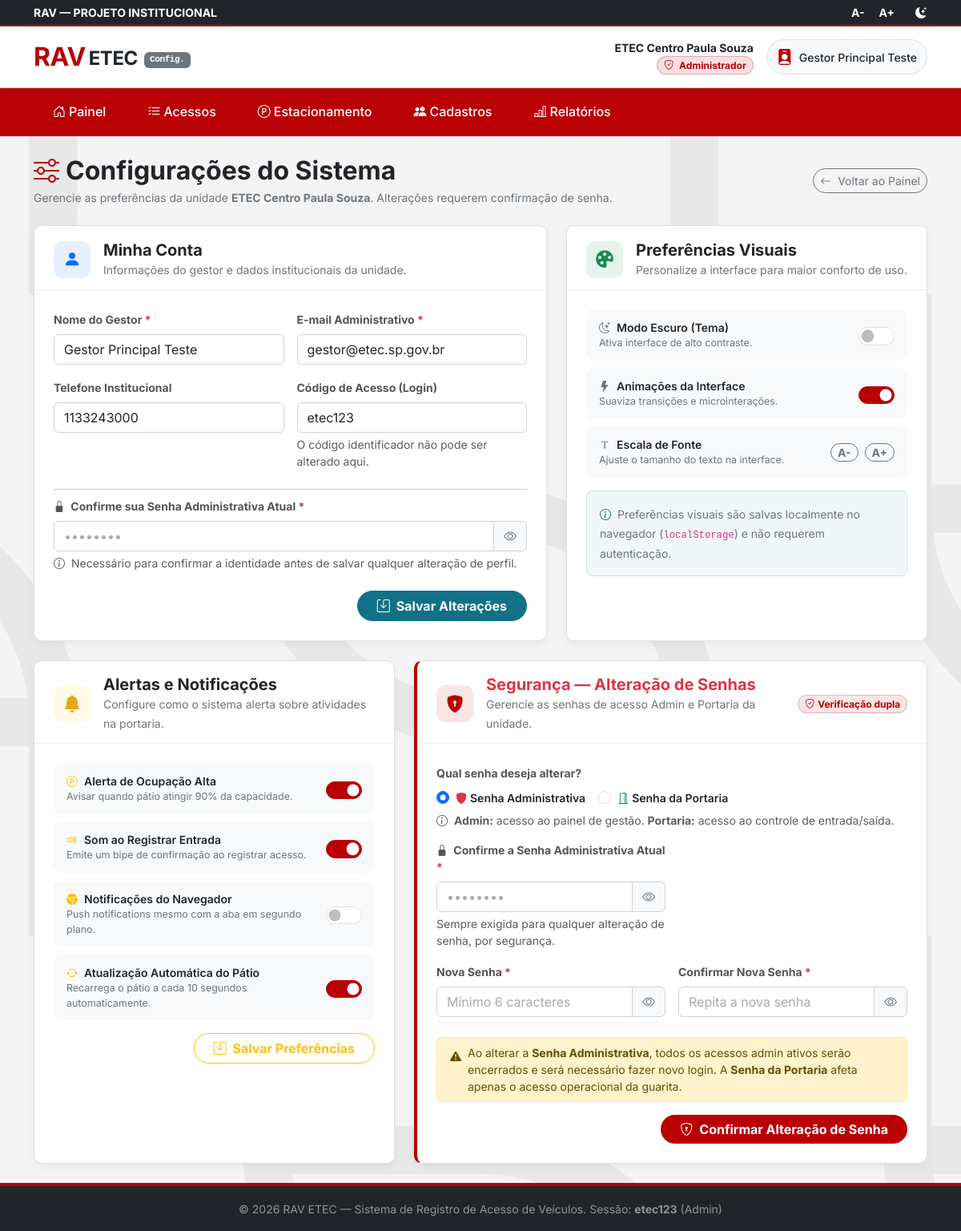
The page /configuracoes.php (signed in) on the database its author committed.
### tables this page shows
CREATE TABLE unidades (
    id INT AUTO_INCREMENT PRIMARY KEY,
    
     
    empresaNome VARCHAR(100) NOT NULL,
    tipoDocumento VARCHAR(50) NOT NULL,
    documento VARCHAR(50) NOT NULL UNIQUE,  
    telefone VARCHAR(20) NULL,
    
     
    nome_completo VARCHAR(100) NOT NULL,
    email VARCHAR(100) NOT NULL,
    cpf VARCHAR(14) NOT NULL,
    datanasc DATE NULL,
    
     
    codigo_identificador VARCHAR(20) NOT NULL UNIQUE,  
    senha_admin VARCHAR(255) NOT NULL,     
    senha_portaria VARCHAR(255) NOT NULL,  
    
    created_at TIMESTAMP DEFAULT CURRENT_TIMESTAMP
);

### configuracoes.php (the view, shortened to what the rows shown need)
<?php
require_once 'conn.php';
$etec_id   = $_SESSION['etec_id']  ?? 0;
try {
    $stmtEtec = $pdo->prepare("
        SELECT id, empresaNome, email, telefone,
               codigo_identificador, senha_admin, senha_portaria,
               nome_completo
        FROM unidades WHERE id = :id LIMIT 1
    ");
    $stmtEtec->execute([':id' => $etec_id]);
    $etec = $stmtEtec->fetch(PDO::FETCH_ASSOC);
} catch (PDOException $e) {
    die('<div class="alert alert-danger m-4">Erro crítico de banco de dados: ' . htmlspecialchars($e->getMessage()) . '</div>');
}
?>
<!DOCTYPE html>
<html lang="pt-br">
<head>
    <link href="https://cdn.jsdelivr.net/npm/bootstrap@5.3.0/dist/css/bootstrap.min.css" rel="stylesheet">
    <link rel="stylesheet" href="https://cdn.jsdelivr.net/npm/bootstrap-icons@1.11.0/font/bootstrap-icons.css">
    <link rel="stylesheet" href="css/index.css">
    <link rel="stylesheet" href="css/style.css">
</head>
<body class="light-mode section-bg-gray d-flex flex-column min-vh-100">
    <header class="main-header bg-white shadow-sm sticky-top">
        <div class="container py-3 d-flex justify-content-between align-items-center">
            <div class="d-flex align-items-center gap-3">
                <a href="painel-admin.php" class="text-decoration-none d-flex align-items-center">
                    <h1 class="logo-text m-0 fw-bold d-flex align-items-center">
                        <span class="text-cps-red fs-2 me-1">RAV</span>
                        <span class="text-dark fs-4 mt-1">ETEC</span>
                        <span class="badge bg-secondary text-white font-monospace ms-2 mt-2" style="font-size:.70rem;">Config.</span>
                    </h1>
                </a>
            </div>
            <div class="d-flex align-items-center gap-3">
                <div class="d-none d-md-flex flex-column align-items-end">
                    <span class="fw-bold small text-dark"><?= htmlspecialchars($etec['empresaNome']) ?></span>
                    <span class="badge badge-admin rounded-pill px-2 small">
                        <i class="bi bi-shield-check me-1"></i> Administrador
                    </span>
                </div>
                <div class="dropdown">
                    <button class="btn btn-light rounded-pill border d-flex align-items-center gap-2"
                            type="button" data-bs-toggle="dropdown">
                        <i class="bi bi-person-badge-fill fs-5 text-cps-red"></i>
                        <span class="d-none d-md-inline fw-medium text-dark small">
                            <?= htmlspecialchars($etec['nome_completo']) ?>
                        </span>
                    </button>
                </div>
            </div>
        </div>
    </header>
    <main class="container py-4 flex-grow-1">
        <div class="d-flex flex-column flex-md-row justify-content-between align-items-md-center mb-4 gap-2">
            <div>
                <h2 class="fw-bold text-dark mb-1">
                    <i class="bi bi-sliders me-2 text-cps-red"></i>Configurações do Sistema
                </h2>
                <p class="text-secondary small mb-0">
                    Gerencie as preferências da unidade
                    <strong><?= htmlspecialchars($etec['empresaNome']) ?></strong>.
                    Alterações requerem confirmação de senha.
                </p>
            </div>
        </div>
        <div class="row g-4 mb-4">
            <div class="col-12 col-lg-7">
                <div class="cfg-card card border-0 shadow-sm">
                    <div class="card-body p-4">
                        <form method="POST" action="configuracoes.php" novalidate id="formConta">
                            <div class="row g-3">
                                <div class="col-12 col-sm-6">
                                    <label for="nome_completo" class="form-label small fw-bold">
                                        Nome do Gestor <span class="text-danger">*</span>
                                    </label>
                                    <input type="text" class="form-control" id="nome_completo" name="nome_completo"
                                           value="<?= htmlspecialchars($etec['nome_completo']) ?>" required>
                                </div>
                                <div class="col-12 col-sm-6">
                                    <label for="email_conta" class="form-label small fw-bold">
                                        E-mail Administrativo <span class="text-danger">*</span>
                                    </label>
                                    <input type="email" class="form-control" id="email_conta" name="email"
                                           value="<?= htmlspecialchars($etec['email']) ?>" required>
                                </div>
                                <div class="col-12 col-sm-6">
                                    <label for="telefone_conta" class="form-label small fw-bold">Telefone Institucional</label>
                                    <input type="tel" class="form-control" id="telefone_conta" name="telefone"
                                           data-mask="tel"
                                           value="<?= htmlspecialchars($etec['telefone'] ?? '') ?>">
                                </div>
                                <div class="col-12 col-sm-6">
                                    <label class="form-label small fw-bold text-secondary">Código de Acesso (Login)</label>
                                    <input type="text" class="form-control bg-light text-secondary"
                                           value="<?= htmlspecialchars($etec['codigo_identificador']) ?>"
                                           readonly disabled>
                                    <div class="form-text">O código identificador não pode ser alterado aqui.</div>
                                </div>
                            </div>
                        </form>
                    </div>
                </div>
            </div>
        </div>
    </main>
    <footer class="footer-cps bg-dark text-white text-center py-3 mt-auto">
        <small class="text-white-50">
            © <?= date('Y') ?> RAV ETEC — Sistema de Registro de Acesso de Veículos.
            Sessão: <strong><?= htmlspecialchars($etec['codigo_identificador']) ?></strong> (Admin)
        </small>
    </footer>
</body>
</html>

### rows shown on the page
unidades: empresaNome "ETEC Centro Paula Souza", nome_completo "Gestor Principal Teste", email "gestor@etec.sp.gov.br", telefone "1133243000", codigo_identificador "etec123"
